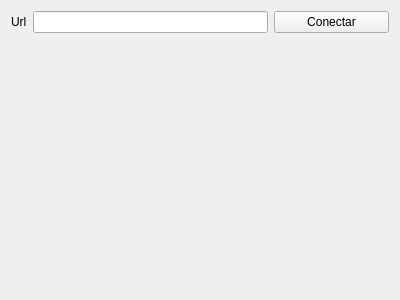
<?xml version="1.0" encoding="UTF-8"?>
<ui version="4.0">
 <class>Ventana</class>
 <widget class="QWidget" name="Ventana">
  <property name="geometry">
   <rect>
    <x>0</x>
    <y>0</y>
    <width>400</width>
    <height>300</height>
   </rect>
  </property>
  <property name="windowTitle">
   <string>Form</string>
  </property>
  <layout class="QGridLayout" name="gridLayout">
   <item row="0" column="0">
    <widget class="QLabel" name="label">
     <property name="sizePolicy">
      <sizepolicy hsizetype="Maximum" vsizetype="Maximum">
       <horstretch>0</horstretch>
       <verstretch>0</verstretch>
      </sizepolicy>
     </property>
     <property name="text">
      <string>Url</string>
     </property>
    </widget>
   </item>
   <item row="0" column="1" colspan="2">
    <widget class="QLineEdit" name="Lurl"/>
   </item>
   <item row="0" column="3">
    <widget class="QPushButton" name="pushButton">
     <property name="text">
      <string>Conectar</string>
     </property>
    </widget>
   </item>
   <item row="1" column="1" colspan="3">
    <widget class="QLabel" name="conectividad">
     <property name="text">
      <string/>
     </property>
    </widget>
   </item>
   <item row="2" column="2">
    <spacer name="verticalSpacer">
     <property name="orientation">
      <enum>Qt::Vertical</enum>
     </property>
     <property name="sizeHint" stdset="0">
      <size>
       <width>20</width>
       <height>40</height>
      </size>
     </property>
    </spacer>
   </item>
  </layout>
 </widget>
 <resources/>
 <connections/>
</ui>
